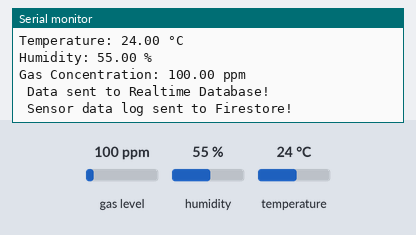
The sketch below on a simulated ESP32. Parts: the last lines printed to the serial monitor. The test bench sets the inputs (shaded band); at power-on: gas level 100 ppm, humidity 55 %, temperature 24 °C. WiFi joins after 1.5 s; servers stay silent unless stated; the local clock reads 2024-03-15 10:24:30 at power-on unless the sketch sets it.

Above: at 2.7 s.
2.8 s: gas level set to 20 ppm
At 4.4 s:
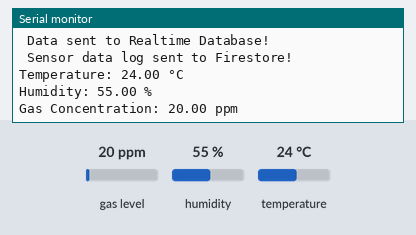
6.2 s: humidity set to 22 %
At 7.3 s:
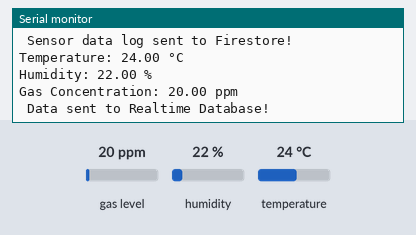
9.6 s: temperature set to 12 °C
At 11.0 s:
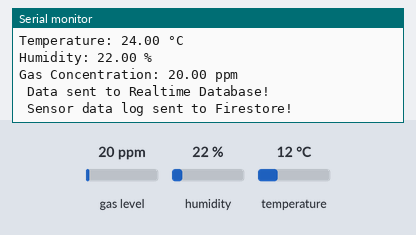
13.0 s: gas level set to 250 ppm
At 15.5 s:
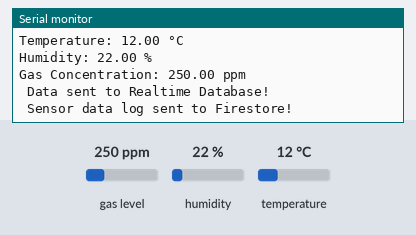
16.4 s: humidity set to 40 %
At 17.43 s:
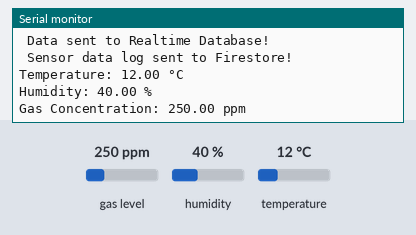
Timing chart, 0 to 19.4 s (numbered marks = the images above; inputs shaded):
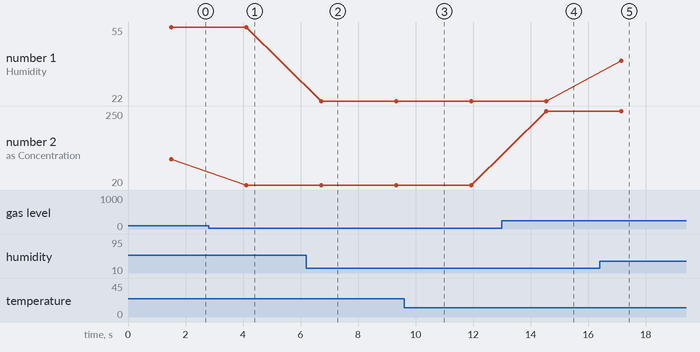

The sketch:

package-lock.ino
```cpp
#include <WiFi.h>
#include <Firebase_ESP_Client.h>
#include <DHT.h>
#include <MQUnifiedsensor.h>
#include <time.h>

// Wi-Fi credentials
#define WIFI_SSID "OesterHostel_2.4G."
#define WIFI_PASSWORD "Hostel@FF"

// Firebase configuration
#define API_KEY ""
#define DATABASE_URL ""
#define USER_EMAIL ""
#define USER_PASSWORD ""

// Firestore configuration
#define FIRESTORE_PROJECT_ID "test-b67c6"
#define FIRESTORE_COLLECTION "sensor_logs"

// DHT sensor settings
#define DHT_PIN 4  // GPIO 4
#define DHT_TYPE DHT22
DHT dht(DHT_PIN, DHT_TYPE);

// MQ-2 sensor settings
#define MQ2_PIN 34  // GPIO 34 (Analog pin)
#define Board "ESP32"
#define Voltage_Resolution 3.3
#define ADC_Bit_Resolution 12
#define RatioMQ2CleanAir 9.83

MQUnifiedsensor mq2(Board, Voltage_Resolution, ADC_Bit_Resolution, MQ2_PIN, "MQ-2");

// Firebase objects
FirebaseData fbdo;
FirebaseAuth auth;
FirebaseConfig config;

void setup() {
  Serial.begin(115200);

  // Connect to Wi-Fi
  WiFi.begin(WIFI_SSID, WIFI_PASSWORD);
  Serial.print("Connecting to Wi-Fi");
  while (WiFi.status() != WL_CONNECTED) {
    delay(500);
    Serial.print(".");
  }
  Serial.println("\nConnected to Wi-Fi");
  Serial.print("IP Address: ");
  Serial.println(WiFi.localIP());

  // Initialize Firebase
  config.api_key = API_KEY;
  config.database_url = DATABASE_URL;
  auth.user.email = USER_EMAIL;
  auth.user.password = USER_PASSWORD;

  Firebase.begin(&config, &auth);
  Firebase.reconnectWiFi(true);

  // Ensure Firebase is ready before proceeding
  while (!Firebase.ready()) {
    Serial.println("Connecting to Firebase...");
    delay(1000);
  }
  Serial.println("Firebase Connected!");

  // Initialize sensors
  dht.begin();
  mq2.init();
  mq2.setRegressionMethod(1);
  mq2.setA(574.25);
  mq2.setB(-2.222);
  mq2.calibrate(RatioMQ2CleanAir);

  configTime(0, 0, "pool.ntp.org"); // Sync with NTP server
}

void loop() {
  // Read temperature and humidity from DHT sensor
  float temperature = dht.readTemperature();
  float humidity = dht.readHumidity();

  // Read gas concentration from MQ-2 sensor
  mq2.update();
  float gasConcentration = mq2.readSensor();

  Serial.print("Temperature: ");
  Serial.print(temperature);
  Serial.println(" °C");

  Serial.print("Humidity: ");
  Serial.print(humidity);
  Serial.println(" %");

  Serial.print("Gas Concentration: ");
  Serial.print(gasConcentration);
  Serial.println(" ppm");

  // Send data to Firebase Realtime Database
  if (Firebase.RTDB.setFloat(&fbdo, "/sensor/temperature", temperature) &&
      Firebase.RTDB.setFloat(&fbdo, "/sensor/humidity", humidity) &&
      Firebase.RTDB.setFloat(&fbdo, "/sensor/gas", gasConcentration)) {
    Serial.println(" Data sent to Realtime Database!");
  } else {
    Serial.println(" Failed to send data to Realtime Database: " + fbdo.errorReason());
  }

  // Send data to Firestore
  sendToFirestore(temperature, humidity, gasConcentration);

  delay(2000); // Wait before next reading
}

void sendToFirestore(float temperature, float humidity, float gasConcentration) {
  FirebaseJson content;
  content.set("fields/temperature/doubleValue", String(temperature));
  content.set("fields/humidity/doubleValue", String(humidity));
  content.set("fields/gas/doubleValue", String(gasConcentration));
  content.set("fields/timestamp/stringValue", getTimestamp());

  // Create a unique document ID
  String documentPath = String(FIRESTORE_COLLECTION) + "/" + String(millis());

  if (Firebase.Firestore.createDocument(&fbdo, FIRESTORE_PROJECT_ID, "", documentPath.c_str(), content.raw())) {
    Serial.println(" Sensor data log sent to Firestore!");
  } else {
    Serial.println("Failed to send sensor data log to Firestore: " + fbdo.errorReason());
  }
}

String getTimestamp() {
  time_t now = time(nullptr);
  char buf[64];
  strftime(buf, sizeof(buf), "%Y-%m-%dT%H:%M:%SZ", gmtime(&now));
  return String(buf);
}
```

Measured:
- after the input at 2.8 s, the serial monitor: prints a new line after 1.3 s (image 1)
- after the input at 6.2 s, the serial monitor: prints a new line after 0.52 s (image 2)
- after the input at 13.0 s, the serial monitor: prints a new line after 1.5 s (image 4)
- after the input at 16.4 s, the serial monitor: prints a new line after 0.75 s (image 5)
- plotted number 1: 55 → 22 after the input at 6.2 s, 22 → 40 after the input at 16.4 s
- plotted number 2: 100 → 20 after the input at 2.8 s, 20 → 250 after the input at 13.0 s
